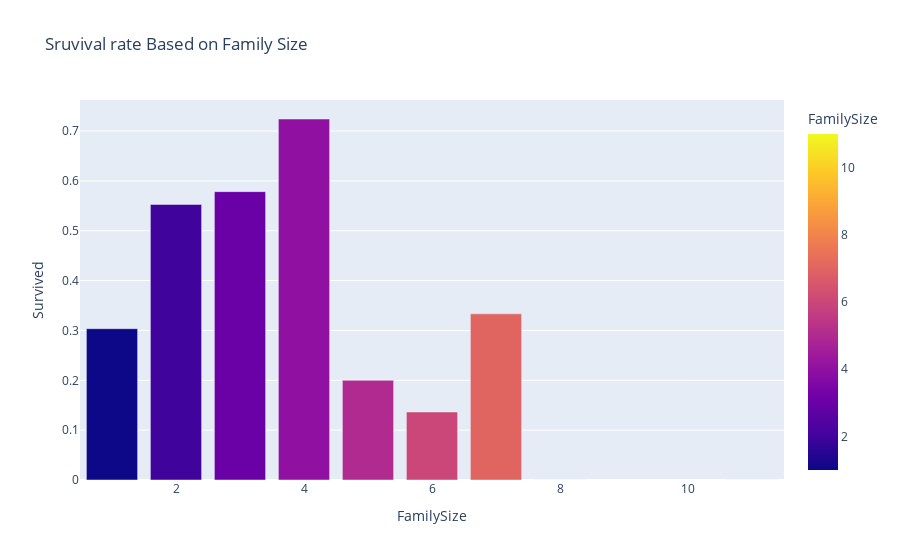

Notebook source saved alongside this figure:
### Markdown cell above
### Family Size-Survival Analysis (Impact of family size on survival)

Combine the **SibSp**(Sibling/Spouse) and **Parch**(Parent/Child) with passenger to analyze family size and its impact on survival

### Code cell
# Create a new feature family size by combining SibSp, Parch
df["FamilySize"] = df["SibSp"] + df["Parch"] + 1 # Added 1 for the passenger

# Calculate survival rate based on family size
survival_family = df.groupby("FamilySize")["Survived"].mean().reset_index().sort_values("Survived", ascending= False)
print("=" * 60)
print("FAMILY SIZE ANALYSIS")
print("=" * 60)
print(survival_family)

# Visualize Survival rate based onfamily size
px.bar(survival_family, x= "FamilySize", y= "Survived", color= "FamilySize", title="Sruvival rate Based on Family Size")

### Figure 1 — Plotly figure (JSON) as saved in the notebook; plotly's stock layout.template omitted (floating-point values rounded to 4 significant figures)
{"data": [{"alignmentgroup": "True", "hovertemplate": "FamilySize=%{marker.color}<br>Survived=%{y}<extra></extra>", "legendgroup": "", "marker": {"color": [4, 3, 2, 7, 1, 5, 6, 8, 11], "coloraxis": "coloraxis", "pattern": {"shape": ""}}, "name": "", "offsetgroup": "", "orientation": "v", "showlegend": false, "textposition": "auto", "type": "bar", "x": [4, 3, 2, 7, 1, 5, 6, 8, 11], "xaxis": "x", "y": [0.7241, 0.5784, 0.5528, 0.3333, 0.3035, 0.2, 0.1364, 0, 0], "yaxis": "y"}], "layout": {"autosize": true, "barmode": "relative", "coloraxis": {"colorbar": {"title": {"text": "FamilySize"}}, "colorscale": [[0, "#0d0887"], [0.1111, "#46039f"], [0.2222, "#7201a8"], [0.3333, "#9c179e"], [0.4444, "#bd3786"], [0.5556, "#d8576b"], [0.6667, "#ed7953"], [0.7778, "#fb9f3a"], [0.8889, "#fdca26"], [1, "#f0f921"]]}, "legend": {"tracegroupgap": 0}, "title": {"text": "Sruvival rate Based on Family Size"}, "xaxis": {"anchor": "y", "autorange": true, "domain": [0, 1], "range": [0.5, 11.5], "title": {"text": "FamilySize"}, "type": "linear"}, "yaxis": {"anchor": "x", "autorange": true, "domain": [0, 1], "range": [0, 0.7623], "title": {"text": "Survived"}, "type": "linear"}}}
